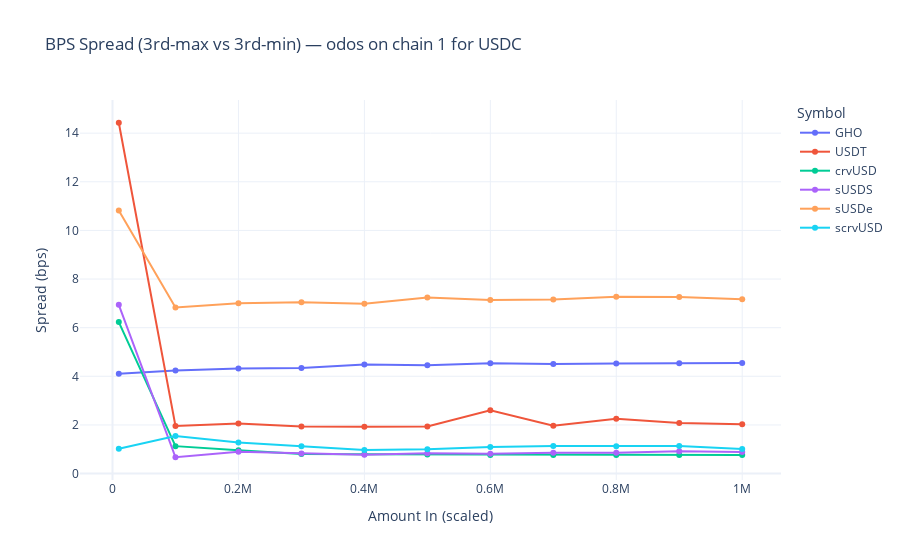

Source (notebook cell):
### Code cell
import pandas as pd
import plotly.express as px

# I like this plot


selected_api = "odos"
selected_chain = 1
base_asset_symbol = "USDC"


def third_min(x: pd.Series):
    s = pd.Series(x).dropna().nsmallest(3)
    return s.iloc[2] if len(s) >= 3 else None


def third_max(x: pd.Series):
    s = pd.Series(x).dropna().nlargest(3)
    return s.iloc[2] if len(s) >= 3 else None


all_summaries = []

for sym in sell_token_choices:
    this_token_df = df[
        (df["sell_token_symbol"] == sym)
        & (df["api_name"] == selected_api)
        & (df["chain_id"] == selected_chain)
        & (df["buy_token_symbol"] == base_asset_symbol)
    ].copy()
    if this_token_df.empty:
        continue

    # ensure numeric and sorted x
    this_token_df["scaled_amount_in"] = pd.to_numeric(this_token_df["scaled_amount_in"], errors="coerce")

    summary = (
        this_token_df.groupby("scaled_amount_in", as_index=False)
        .agg(
            min_price=("effective_price", third_min),  # 3rd smallest
            max_price=("effective_price", third_max),  # 3rd largest
            batch_count=("quote_batch", "count"),
        )
        .sort_values("scaled_amount_in")
        .reset_index(drop=True)
    )

    # compute spread (bps); drop groups that lack enough samples
    summary = summary.dropna(subset=["min_price", "max_price"]).copy()
    if summary.empty:
        continue

    summary["bps_spread"] = 10_000 * (summary["max_price"] - summary["min_price"]) / summary["min_price"]
    summary["sell_token_symbol"] = sym
    all_summaries.append(summary[["scaled_amount_in", "bps_spread", "sell_token_symbol"]])

if not all_summaries:
    raise ValueError("No groups with at least 3 quotes to compute third-min/third-max.")

plot_df = pd.concat(all_summaries, ignore_index=True)

fig = px.line(
    plot_df,
    x="scaled_amount_in",
    y="bps_spread",
    color="sell_token_symbol",
    markers=True,
    title=f"BPS Spread (3rd-max vs 3rd-min) — {selected_api} on chain {selected_chain} for {base_asset_symbol}",
    labels={"scaled_amount_in": "Amount In (scaled)", "bps_spread": "Spread (bps)"},
)

fig.update_layout(legend_title_text="Symbol")
fig.show()

### Figure 1 — Plotly figure (JSON) as saved in the notebook; plotly's stock layout.template omitted (floating-point values rounded to 4 significant figures)
{"data": [{"hovertemplate": "sell_token_symbol=GHO<br>Amount In (scaled)=%{x}<br>Spread (bps)=%{y}<extra></extra>", "legendgroup": "GHO", "line": {"color": "#636efa", "dash": "solid"}, "marker": {"symbol": "circle"}, "mode": "lines+markers", "name": "GHO", "orientation": "v", "showlegend": true, "type": "scatter", "x": [10000, 100000, 200000, 300000, 400000, 500000, 600000, 700000, 800000, 900000, 1000000], "xaxis": "x", "y": [4.11, 4.236, 4.317, 4.337, 4.485, 4.46, 4.542, 4.51, 4.528, 4.54, 4.545], "yaxis": "y"}, {"hovertemplate": "sell_token_symbol=USDT<br>Amount In (scaled)=%{x}<br>Spread (bps)=%{y}<extra></extra>", "legendgroup": "USDT", "line": {"color": "#EF553B", "dash": "solid"}, "marker": {"symbol": "circle"}, "mode": "lines+markers", "name": "USDT", "orientation": "v", "showlegend": true, "type": "scatter", "x": [10000, 100000, 200000, 300000, 400000, 500000, 600000, 700000, 800000, 900000, 1000000], "xaxis": "x", "y": [14.43, 1.957, 2.063, 1.935, 1.924, 1.94, 2.605, 1.97, 2.259, 2.081, 2.033], "yaxis": "y"}, {"hovertemplate": "sell_token_symbol=crvUSD<br>Amount In (scaled)=%{x}<br>Spread (bps)=%{y}<extra></extra>", "legendgroup": "crvUSD", "line": {"color": "#00cc96", "dash": "solid"}, "marker": {"symbol": "circle"}, "mode": "lines+markers", "name": "crvUSD", "orientation": "v", "showlegend": true, "type": "scatter", "x": [10000, 100000, 200000, 300000, 400000, 500000, 600000, 700000, 800000, 900000, 1000000], "xaxis": "x", "y": [6.229, 1.127, 0.9567, 0.8028, 0.7897, 0.7886, 0.763, 0.7623, 0.7616, 0.7611, 0.766], "yaxis": "y"}, {"hovertemplate": "sell_token_symbol=sUSDS<br>Amount In (scaled)=%{x}<br>Spread (bps)=%{y}<extra></extra>", "legendgroup": "sUSDS", "line": {"color": "#ab63fa", "dash": "solid"}, "marker": {"symbol": "circle"}, "mode": "lines+markers", "name": "sUSDS", "orientation": "v", "showlegend": true, "type": "scatter", "x": [10000, 100000, 200000, 300000, 400000, 500000, 600000, 700000, 800000, 900000, 1000000], "xaxis": "x", "y": [6.94, 0.6713, 0.9018, 0.8266, 0.7742, 0.8362, 0.8198, 0.852, 0.8609, 0.9143, 0.8907], "yaxis": "y"}, {"hovertemplate": "sell_token_symbol=sUSDe<br>Amount In (scaled)=%{x}<br>Spread (bps)=%{y}<extra></extra>", "legendgroup": "sUSDe", "line": {"color": "#FFA15A", "dash": "solid"}, "marker": {"symbol": "circle"}, "mode": "lines+markers", "name": "sUSDe", "orientation": "v", "showlegend": true, "type": "scatter", "x": [10000, 100000, 200000, 300000, 400000, 500000, 600000, 700000, 800000, 900000, 1000000], "xaxis": "x", "y": [10.82, 6.83, 7.004, 7.045, 6.981, 7.241, 7.134, 7.164, 7.271, 7.258, 7.173], "yaxis": "y"}, {"hovertemplate": "sell_token_symbol=scrvUSD<br>Amount In (scaled)=%{x}<br>Spread (bps)=%{y}<extra></extra>", "legendgroup": "scrvUSD", "line": {"color": "#19d3f3", "dash": "solid"}, "marker": {"symbol": "circle"}, "mode": "lines+markers", "name": "scrvUSD", "orientation": "v", "showlegend": true, "type": "scatter", "x": [10000, 100000, 200000, 300000, 400000, 500000, 600000, 700000, 800000, 900000, 1000000], "xaxis": "x", "y": [1.019, 1.542, 1.274, 1.125, 0.9717, 1.003, 1.095, 1.134, 1.124, 1.133, 1.013], "yaxis": "y"}], "layout": {"legend": {"title": {"text": "Symbol"}, "tracegroupgap": 0}, "title": {"text": "BPS Spread (3rd-max vs 3rd-min) — odos on chain 1 for USDC"}, "xaxis": {"anchor": "y", "domain": [0, 1], "title": {"text": "Amount In (scaled)"}}, "yaxis": {"anchor": "x", "domain": [0, 1], "title": {"text": "Spread (bps)"}}}}
